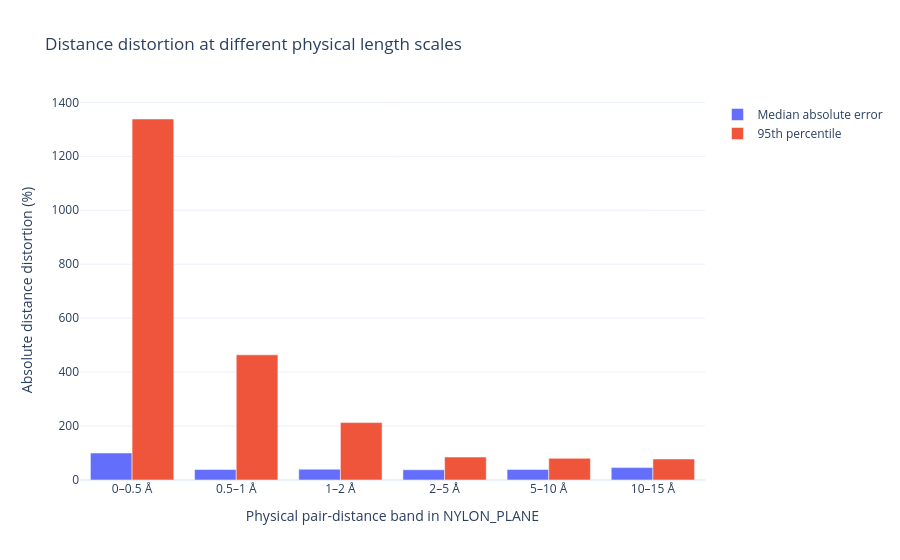
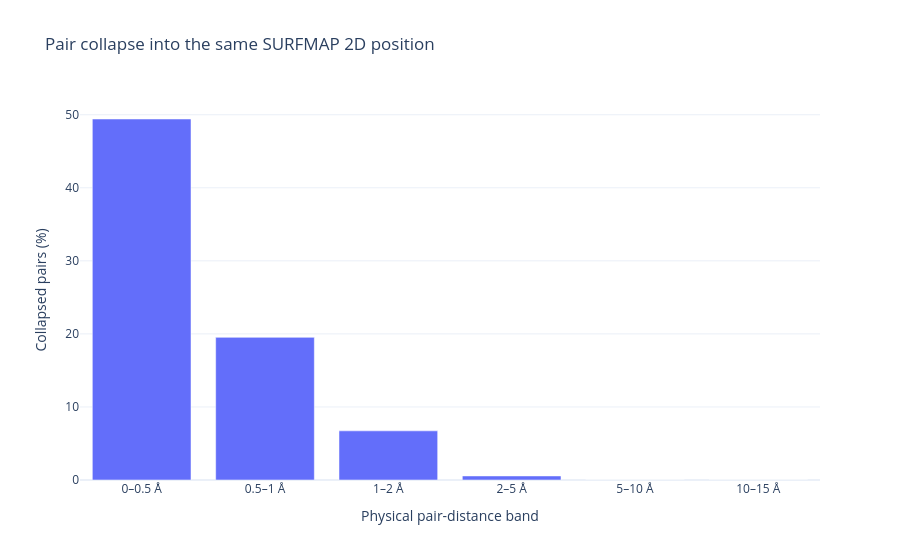

The code cell stored with these charts, in order, in its notebook:
### Markdown cell above
# PART VI — Multiscale local geometric distortion

## 15. Why nearest-neighbour stretch alone is not enough

If SURFMAP coordinates are already quantized, two very close physical shell points may fall into the same SURFMAP grid position.

For example:

```text
NYLON_PLANE

•  •      distance = 0.20 Å

SURFMAP grid

•         both points in the same map cell
```

The apparent SURFMAP distance becomes zero.

This is a real loss of spatial resolution in the available SURFMAP representation, but it should not be confused with the deformation of a larger 5–10 Å electrostatic patch.

### Corrected approach

We therefore calculate local distance distortion in several physical distance bands.

For the same physical point pair:

\[
R_d =
\frac{d_{SURFMAP,aligned}}
     {d_{PLANE}}
\]

and:

\[
error_{\%}
=
100|R_d-1|
\]

Interpretation:

```text
R_d = 1.0  -> distance preserved
R_d = 0.7  -> 30% compression
R_d = 1.3  -> 30% expansion
```

We also report the percentage of pairs that collapse to exactly the same SURFMAP coordinate.

Fine-scale bands are expected to be most sensitive to coordinate quantization. Distortion that remains large at 5–10 Å or 10–15 Å cannot be explained simply by sub-pixel point collapse.

### Code cell
def build_knn_edges(
    points,
    k,
):
    """
    Build a deterministic set of local point pairs.

    Using k nearest neighbours avoids constructing
    every possible N(N-1)/2 pair while still sampling
    multiple local physical scales.
    """

    tree = cKDTree(points)

    _, neighbour_idx = tree.query(
        points,
        k=min(
            k + 1,
            len(points),
        ),
    )

    edges = set()

    for i in range(
        len(points)
    ):

        for j in neighbour_idx[
            i,
            1:,
        ]:

            a, b = sorted(
                (
                    int(i),
                    int(j),
                )
            )

            if a != b:
                edges.add(
                    (a, b)
                )

    return np.asarray(
        sorted(edges),
        dtype=int,
    )


pair_edges = build_knn_edges(
    P,
    PAIR_K_NEIGHBORS,
)

edge_i = pair_edges[:, 0]
edge_j = pair_edges[:, 1]

d_plane_all = np.linalg.norm(
    P[edge_i] - P[edge_j],
    axis=1,
)

d_surf_all = np.linalg.norm(
    S_aligned[edge_i]
    - S_aligned[edge_j],
    axis=1,
)

multiscale_rows = []

for low_A, high_A in DISTANCE_BANDS_A:

    mask = (
        (d_plane_all > low_A)
        & (d_plane_all <= high_A)
    )

    n_pairs = int(
        mask.sum()
    )

    if n_pairs == 0:
        continue

    d_plane_band = (
        d_plane_all[mask]
    )

    d_surf_band = (
        d_surf_all[mask]
    )

    ratio = (
        d_surf_band
        / d_plane_band
    )

    absolute_error_pct = (
        100
        * np.abs(
            ratio - 1
        )
    )

    collapsed = (
        d_surf_band
        <= 1e-12
    )

    multiscale_rows.append({
        "distance_min_A":
            float(low_A),

        "distance_max_A":
            float(high_A),

        "n_pairs":
            n_pairs,

        "median_distance_ratio":
            float(
                np.median(ratio)
            ),

        "median_abs_distance_error_pct":
            float(
                np.median(
                    absolute_error_pct
                )
            ),

        "p95_abs_distance_error_pct":
            float(
                np.percentile(
                    absolute_error_pct,
                    95,
                )
            ),

        "collapsed_pair_pct":
            float(
                100
                * collapsed.mean()
            ),
    })


multiscale_geometry_df = (
    pd.DataFrame(
        multiscale_rows
    )
)

display(
    multiscale_geometry_df
)


band_labels = [
    (
        f"{row.distance_min_A:g}"
        f"–"
        f"{row.distance_max_A:g} Å"
    )
    for row
    in multiscale_geometry_df.itertuples()
]

fig_multiscale_geom = go.Figure()

fig_multiscale_geom.add_trace(
    go.Bar(
        x=band_labels,
        y=multiscale_geometry_df[
            "median_abs_distance_error_pct"
        ],
        name="Median absolute error",
    )
)

fig_multiscale_geom.add_trace(
    go.Bar(
        x=band_labels,
        y=multiscale_geometry_df[
            "p95_abs_distance_error_pct"
        ],
        name="95th percentile",
    )
)

fig_multiscale_geom.update_layout(
    title=(
        "Distance distortion at different "
        "physical length scales"
    ),
    xaxis_title=(
        "Physical pair-distance band "
        "in NYLON_PLANE"
    ),
    yaxis_title=(
        "Absolute distance distortion (%)"
    ),
    barmode="group",
    template="plotly_white",
)

fig_multiscale_geom.show()


fig_collapse = go.Figure(
    go.Bar(
        x=band_labels,
        y=multiscale_geometry_df[
            "collapsed_pair_pct"
        ],
    )
)

fig_collapse.update_layout(
    title=(
        "Pair collapse into the same "
        "SURFMAP 2D position"
    ),
    xaxis_title=(
        "Physical pair-distance band"
    ),
    yaxis_title=(
        "Collapsed pairs (%)"
    ),
    template="plotly_white",
)

fig_collapse.show()

### Figure 1 — Plotly figure (JSON) as saved in the notebook; plotly's stock layout.template omitted (floating-point values rounded to 4 significant figures)
{"data": [{"name": "Median absolute error", "x": ["0–0.5 Å", "0.5–1 Å", "1–2 Å", "2–5 Å", "5–10 Å", "10–15 Å"], "y": [100.0, 39.07, 40.16, 37.98, 38.97, 45.9], "type": "bar"}, {"name": "95th percentile", "x": ["0–0.5 Å", "0.5–1 Å", "1–2 Å", "2–5 Å", "5–10 Å", "10–15 Å"], "y": [1338.0, 464.0, 212.8, 85.16, 80.44, 77.85], "type": "bar"}], "layout": {"title": {"text": "Distance distortion at different physical length scales"}, "xaxis": {"title": {"text": "Physical pair-distance band in NYLON_PLANE"}}, "yaxis": {"title": {"text": "Absolute distance distortion (%)"}}, "barmode": "group"}}

### Figure 2 — Plotly figure (JSON) as saved in the notebook; plotly's stock layout.template omitted (floating-point values rounded to 4 significant figures)
{"data": [{"x": ["0–0.5 Å", "0.5–1 Å", "1–2 Å", "2–5 Å", "5–10 Å", "10–15 Å"], "y": [49.42, 19.52, 6.728, 0.5554, 0.0009397, 0.0], "type": "bar"}], "layout": {"title": {"text": "Pair collapse into the same SURFMAP 2D position"}, "xaxis": {"title": {"text": "Physical pair-distance band"}}, "yaxis": {"title": {"text": "Collapsed pairs (%)"}}}}
